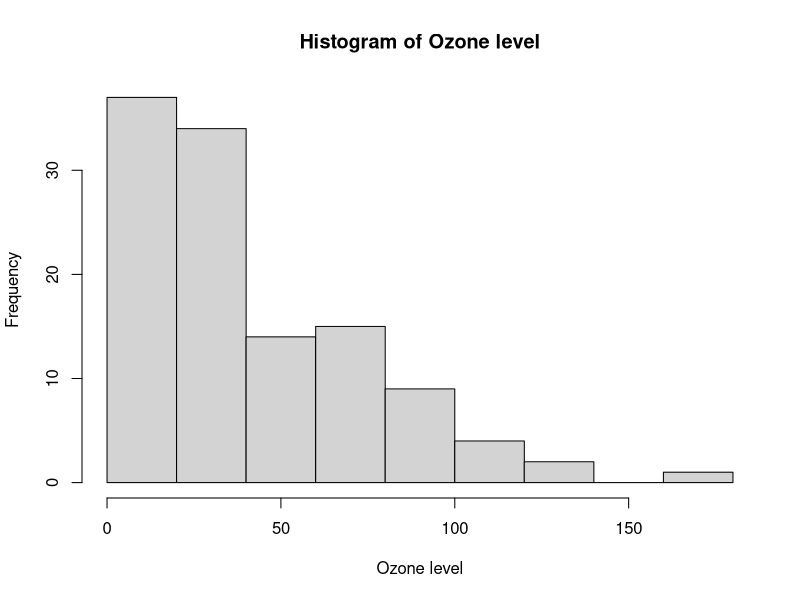
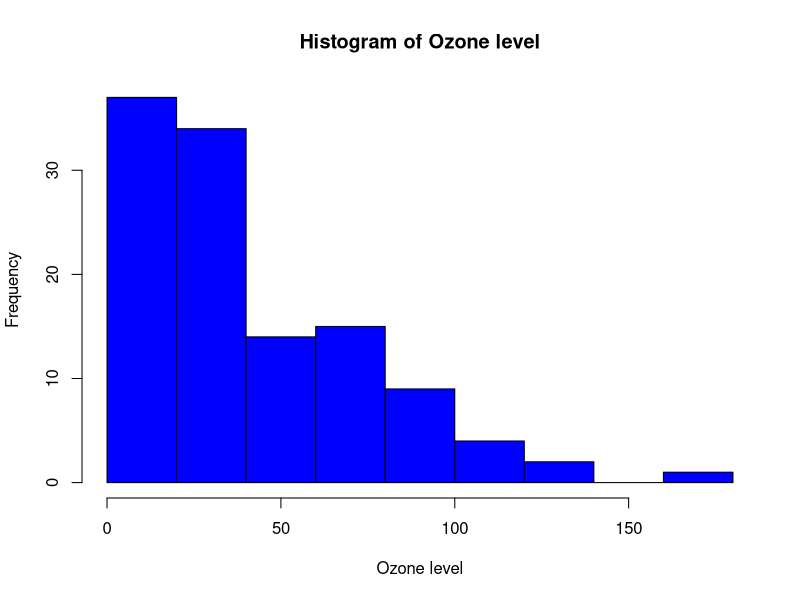
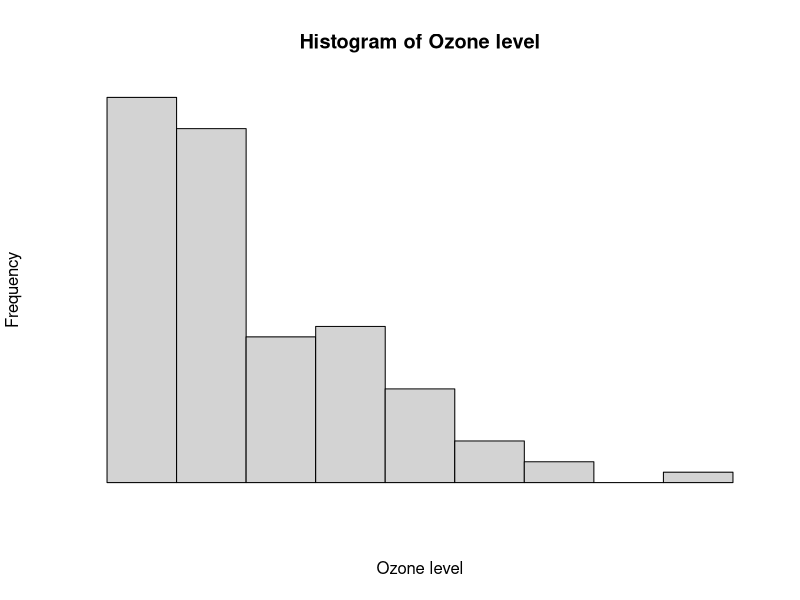
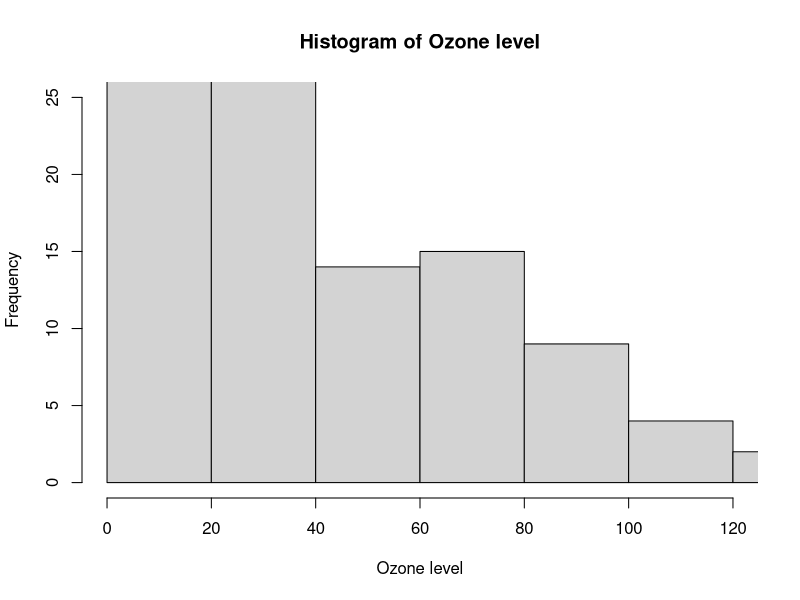
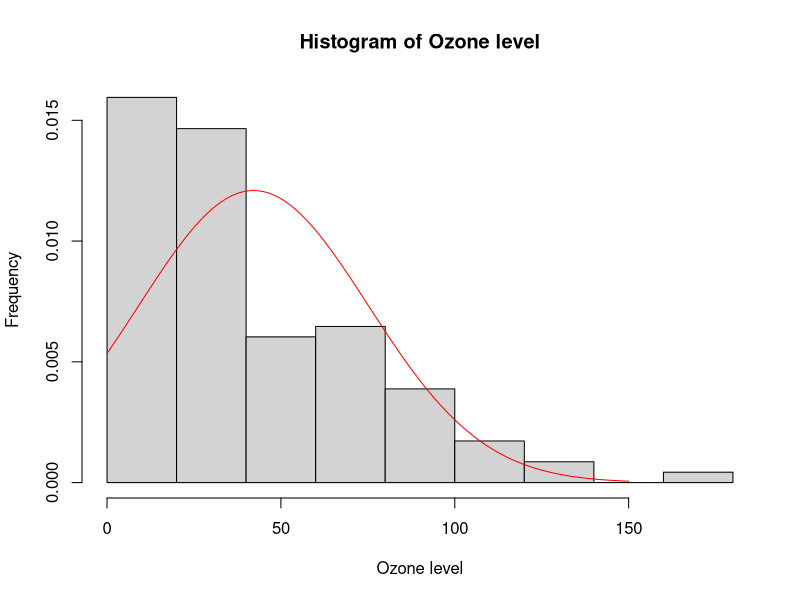

The R script that drew these images, in order:
#Let us use the built-in dataset air quality which has Daily air quality measurements in New York, May to September 1973.
#Develop R program to generate histogram by using appropriate arguments for the following statements.
#a) Assigning names, using the air quality data set.
#b) Change colors of the Histogram
#c) Remove Axis and Add labels to Histogram
#d) Change Axis limits of a Histogram
#e) Add Density curve to the histogram

airquality

#a
hist(airquality$Ozone,main="Histogram of Ozone level",xlab="Ozone level",ylab="Frequency")

#b
hist(airquality$Ozone,main="Histogram of Ozone level",xlab="Ozone level",ylab="Frequency",col="Blue",border = "Black")

#c
hist(airquality$Ozone,main="Histogram of Ozone level",xlab="Ozone level",ylab="Frequency",axes = FALSE)

#d
hist(airquality$Ozone,main="Histogram of Ozone level",xlab="Ozone level",ylab="Frequency",xlim=c(0,120),ylim=c(0,25))

#e
hist(airquality$Ozone,main="Histogram of Ozone level",xlab="Ozone level",ylab="Frequency",prob=TRUE)
curve(dnorm(x,mean=mean(airquality$Ozone,na.rm=TRUE),sd=sd(airquality$Ozone,na.rm=TRUE)),from=0,to=150,add=TRUE,col="red")
      
      
